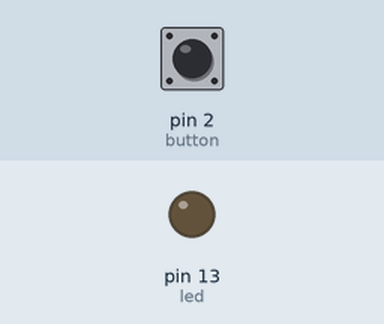
Bench run of a sketch on a simulated Arduino Uno, built with avr-gcc and run on an emulated ATmega328P. On the bench: output pins drawn as LEDs (lit = HIGH). The test bench sets the inputs (shaded band); at power-on: pin 2 (button) HIGH.

Above: at 1.2 s.
1.3 s: pin 2 (button) pulled LOW for 0.15 s
At 2.2 s:
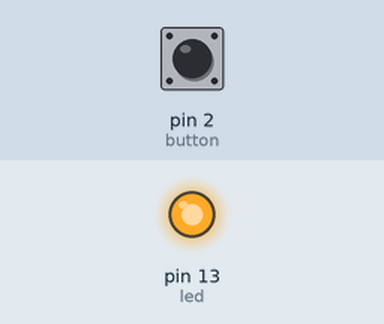
2.9 s: pin 2 (button) pulled LOW for 1 s
At 3.5 s:
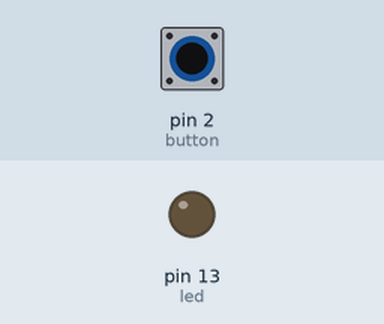
5.4 s: pin 2 (button) pulled LOW for 3.2 s
At 6.6 s:
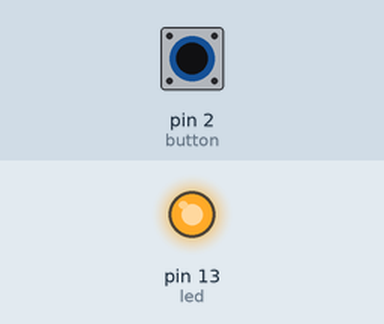
Timing chart, 0 to 8.4 s (numbered marks = the images above; inputs shaded):
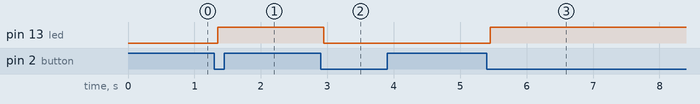

The sketch:

arduino_mikr.ino
```cpp
const int led =13;
const int button = 2;
int sttb = LOW;
bool ledNyala = false;

void setup()
{
  pinMode(led, OUTPUT);
  pinMode(button, INPUT_PULLUP);

}

void loop()
{
if (digitalRead(button) == LOW){
delay(50);
if (digitalRead(button) == LOW){
  ledNyala = !ledNyala;
      digitalWrite(led, ledNyala ? HIGH : LOW);
      while (digitalRead(button) == LOW);
  }
}
}
```

Measured:
- after the input at 1.3 s, pin 13 (led): LOW → HIGH after 0.05 s
- after the input at 2.9 s, pin 13 (led): HIGH → LOW after 0.05 s
- after the input at 5.4 s, pin 13 (led): LOW → HIGH after 0.05 s
